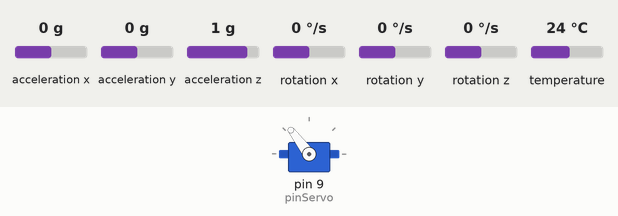
Simulated run of this sketch. Board: Arduino Leonardo, built with avr-gcc and run on an emulated ATmega32U4. On the bench: servo. The test bench sets the inputs (shaded band); at power-on: acceleration y 0 g, acceleration z 1 g, rotation x 0 °/s, acceleration x 0 g, rotation y 0 °/s, rotation z 0 °/s, temperature 24 °C. What the sketch prints to the serial monitor is not drawn.

Above: at 3.5 s.
3.6 s: acceleration y set to -1.4 g
At 5.4 s:
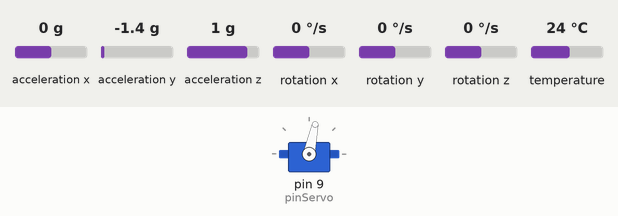
6.6 s: acceleration z set to -1.4 g
9.6 s: rotation x set to -192 °/s
At 15.2 s:
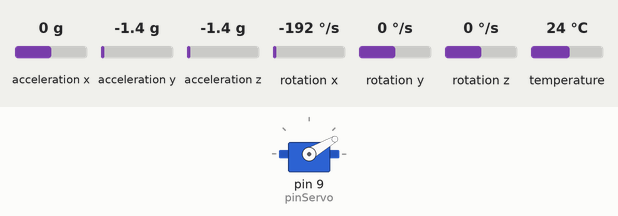
Timing chart, 0 to 17.9 s (numbered marks = the images above; inputs shaded):
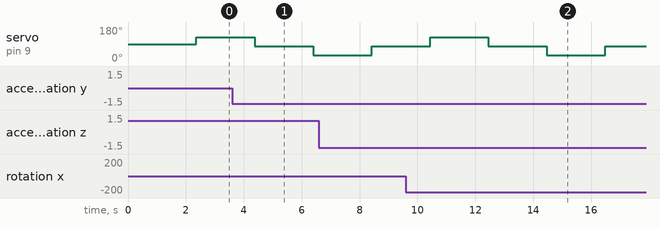

The sketch:

practica_2.ino
```cpp
// calibracion del giroscopio, lectura de la imu,
// estimacion de angulos, filtro complementario,
// envio de datos a simulink, movimiento de la barra con el servo

#include <Adafruit_MPU6050.h>
#include <Adafruit_Sensor.h>
#include <Wire.h>
#include <Servo.h>

Servo obj_servo;
const int pinServo = 9;
unsigned long tiempo1;
unsigned long tiempo2;
const int T = 20000; // periodo en us
int t_delay = 0;
float dif = 0;
float wx_prom = 0; // velocidad angular promedio en x

Adafruit_MPU6050 mpu;

void setup(void) {
  Serial.begin(115200);
  while (!Serial)
    delay(10); // will pause Zero, Leonardo, etc until serial console opens

  Serial.println("Adafruit MPU6050 test!");

  // Try to initialize!
  if (!mpu.begin()) {
    Serial.println("Failed to find MPU6050 chip");
    while (1) {
      delay(10);
    }
  }
  Serial.println("MPU6050 Found!");

  mpu.setAccelerometerRange(MPU6050_RANGE_8_G);

  mpu.setGyroRange(MPU6050_RANGE_500_DEG);

  mpu.setFilterBandwidth(MPU6050_BAND_44_HZ);

  delay(100);

  // Calibrar giroscopio
  float wx_acc = 0; // velocidad angular acumulada en x
  sensors_event_t a, g, temp;
  for (int i = 0; i < 100; i++){
    mpu.getEvent(&a, &g, &temp);
    wx_acc = wx_acc + g.gyro.x;
    delay(20);
  };
  wx_prom = wx_acc / 100.0;
  Serial.print("Velocidad angular promedio en x: ");
  Serial.print(wx_prom);
  Serial.print("\n");
  // inicializar servo
  obj_servo.attach(pinServo);

}

void loop() {

  tiempo1 = micros();

  // obtener mediciones
  sensors_event_t a, g, temp;
  mpu.getEvent(&a, &g, &temp);

  // estimacion de los angulos
  static float alpha_g; // estimacion del angulo basada en el giroscopio
  static float alpha_a; // estimacion del angulo basada en el acelerometro
  static float alpha_g_anterior = 0;
  alpha_g = alpha_g_anterior + (g.gyro.x - wx_prom)* T*1E-6;
  alpha_g_anterior = alpha_g;
  alpha_a = atan2(a.acceleration.y, a.acceleration.z);

  // filtro complementario
  const float R = 0.93;
  static float alpha_g_comp = alpha_g; // estimacion del angulo basada en el giroscopio para el filtro complementario
  static float alpha_a_comp = alpha_a; // estimacion del angulo basada en el acelerometro para el filtro complementario
  float alpha_f; // estimacion del filtro complementario
  alpha_f = alpha_g_comp*R + alpha_a_comp*(1-R);
  alpha_g_comp = alpha_f + (g.gyro.x - wx_prom) * T*1E-6;
  alpha_a_comp = atan2(a.acceleration.y, a.acceleration.z);

  // controlar la frecuencia de muestreo
  tiempo2 = micros();
  dif = tiempo2 - tiempo1;
  t_delay = T - dif;
  if(t_delay >= 16383){
    delay(10);
    delayMicroseconds(t_delay-10000);
  };

  mover_servo(obj_servo);

  // enviar a matlab para ajustar el R
  float datos[3] = {alpha_f*180/3.1415, alpha_g_comp*180/3.1415, alpha_a_comp*180/3.1415};
  matlab_send(datos, 3);

}

void mover_servo(Servo &obj_servo){

  // mueve al servo en una secuencia periodica de angulos
  const float secuencia_angulos[] = {15.0, 0.0, -15.0, 0.0};
  const unsigned long periodo_us = 2E6;

  static unsigned long ult_mov_us = 0;
  static int pos_actual = 0;
  unsigned long ahora = micros();

  if(ahora - ult_mov_us >= periodo_us){
    float us = angulo_a_us(secuencia_angulos[pos_actual]);
    obj_servo.writeMicroseconds(us);
    pos_actual = (pos_actual+1) % 4;
    ult_mov_us = ahora;
  };

}

void matlab_send(float datos[], int n) {
  Serial.write("abcd");

  for (int i = 0; i < n; i++) {
    byte *b = (byte *)&datos[i];
    Serial.write(b, 4);
  };
}

int angulo_a_us(float angulo) {
  return 1350 + (angulo * 350.0 / 10.5); // cero grados son 1350us, 350us mueve 10.5 grados (medido experimentalmente)
}
```
